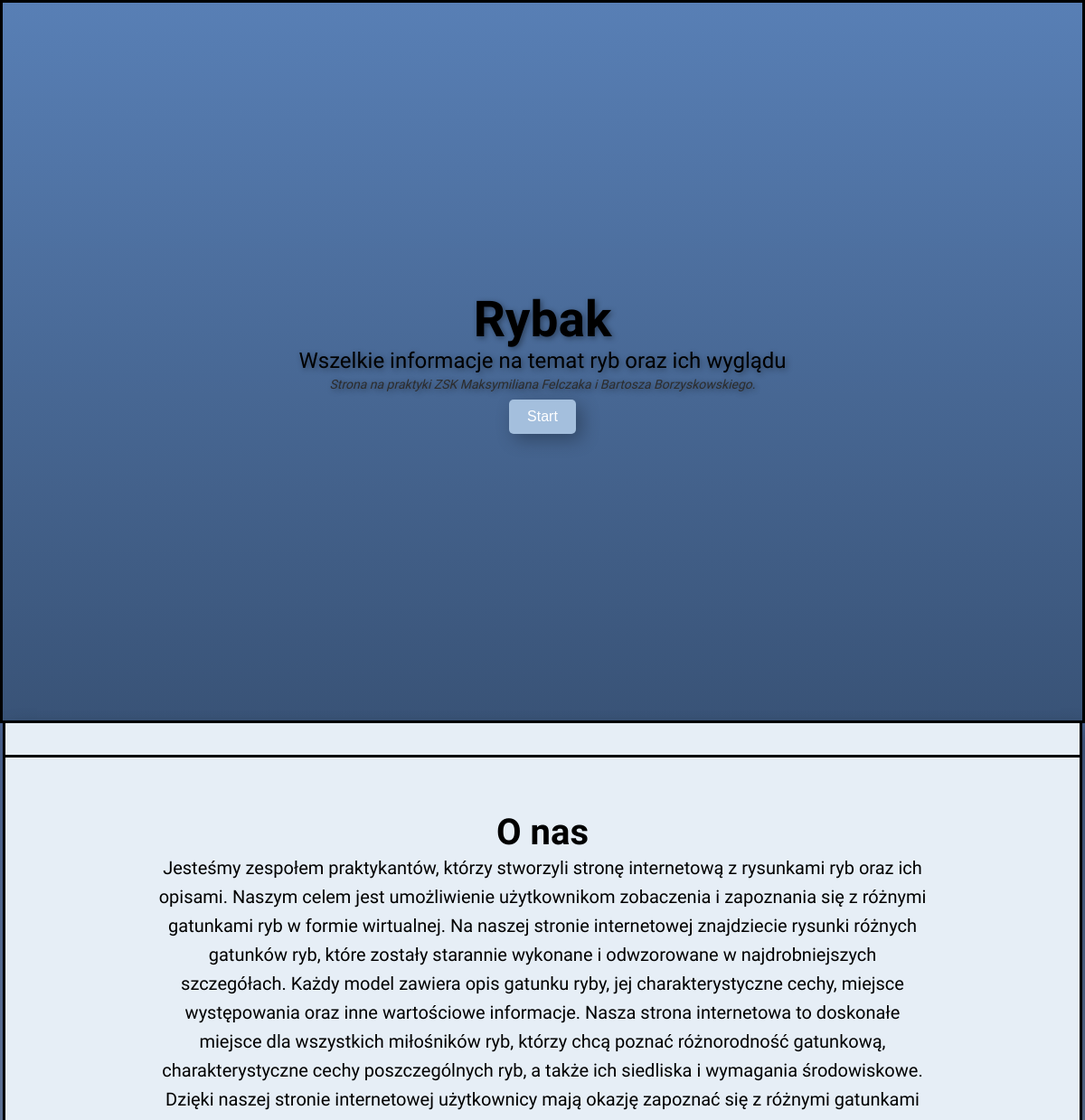
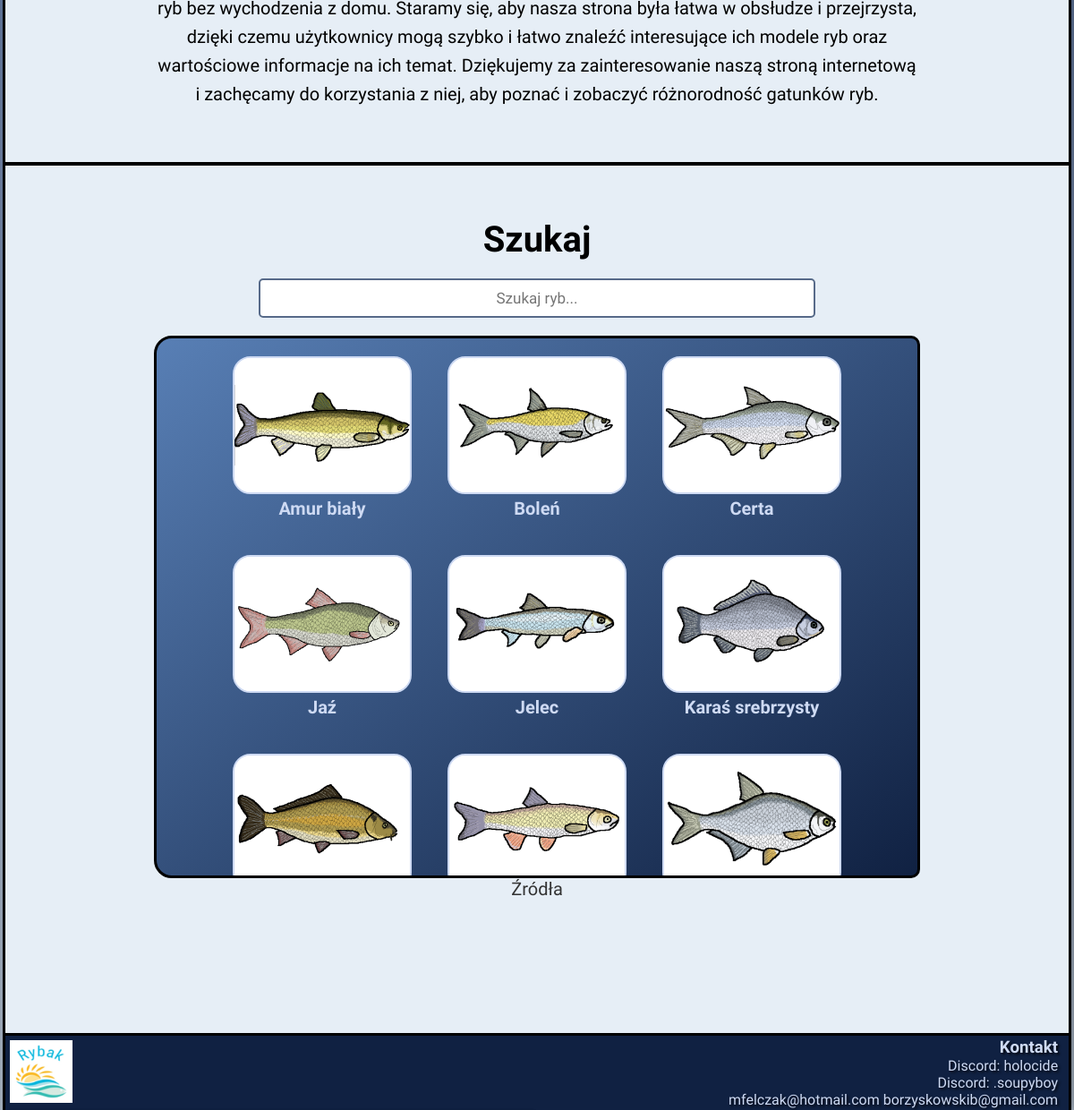
The page / on the database its author committed (2 pictures, top to bottom).
### tables this page shows
CREATE TABLE `fish` (
  `fishID` smallint(6) NOT NULL,
  `name` varchar(50) NOT NULL,
  `nameLatin` varchar(50) NOT NULL,
  `nameEng` varchar(50) NOT NULL,
  `img` varchar(50) NOT NULL,
  `maxLength` float NOT NULL,
  `maxWeight` float NOT NULL,
  `recordWeight` float DEFAULT NULL,
  `protect` smallint(6) DEFAULT NULL,
  `protectPoss` mediumint(9) DEFAULT NULL,
  `additionalPixels` smallint(6) NOT NULL DEFAULT 0,
  `width` smallint(6) NOT NULL,
  `margin` smallint(6) NOT NULL
);

### search-tool.php (the view, shortened to what this page needs)
<link href="../search-tool.css" rel="stylesheet" />
<div class="search-tool">
    <div class="fish-container">
        <h2>Szukaj</h2>
        <div class="search-container">
            <input type="text" id="search" placeholder="Szukaj ryb...">
        </div>
        <div class="fish-tool">
            <div class="fish-list">
                <?php
               $db = mysqli_connect("localhost","root","","rybak");
               $sql1 = "SELECT fish.*, fishdesc.*
               FROM fish
               INNER JOIN fishdesc ON fish.fishID = fishdesc.fishID
               ORDER BY fish.name ASC";
               $result = $db->query($sql1);
                    while ($row = $result->fetch_assoc()) {
                        $description = $row['desc'];
                        $image = $row['img'];
                        $fishName = $row['name'];
                        echo "<div class='fish-item' data-description='{$description}'>";
                        echo "<a href='ryba.php?id=".$row['fishID']."'>";
                        echo "<img src='{$image}'>";
                        echo "<div class='fish-name'>{$fishName}</div>";
                        echo "</a>";
                        echo "</div>";
                    }
                ?>
           </div>
          </div>
        <div>
            <a class="zrodla" href="../zrodla.html">Źródła</a>
          </div>
        </div>
      </div>

### index.php (shortened to what this page needs)
<!DOCTYPE html>
<html lang="pl">
  <head>
    <link href="style.css" rel="stylesheet" />
  </head>
  <body>
    <section class="welcome-screen">
      <div>
        <h1>Rybak</h1>
        <h2 style="margin: 0" class="description-welcome">
          Wszelkie informacje na temat ryb oraz ich wyglądu
        </h2>
        <p class="paragraph-welcome">
          Strona na praktyki ZSK Maksymiliana Felczaka i Bartosza
          Borzyskowskiego.
        </p>
        <p style="margin: 0">
          <button class="startButton" id="startButton" onclick="startButton()">
            Start
          </button>
        </p>
      </div>
    </section>
    <section class="content-background" style="max-width: 1400px;">
      <div class="about-us">
        <h2 style="margin: 0">O nas</h2>
        <p class="about-us-content">
          Jesteśmy zespołem praktykantów, którzy stworzyli stronę internetową z
          rysunkami ryb oraz ich opisami. Naszym celem jest umożliwienie
          użytkownikom zobaczenia i zapoznania się z różnymi gatunkami ryb w
          formie wirtualnej. Na naszej stronie internetowej znajdziecie rysunki
          różnych gatunków ryb, które zostały starannie wykonane i odwzorowane w
          najdrobniejszych szczegółach. Każdy model zawiera opis gatunku ryby,
          jej charakterystyczne cechy, miejsce występowania oraz inne
          wartościowe informacje. Nasza strona internetowa to doskonałe miejsce
          dla wszystkich miłośników ryb, którzy chcą poznać różnorodność
          gatunkową, charakterystyczne cechy poszczególnych ryb, a także ich
          siedliska i wymagania środowiskowe. Dzięki naszej stronie internetowej
          użytkownicy mają okazję zapoznać się z różnymi gatunkami ryb bez
          wychodzenia z domu. Staramy się, aby nasza strona była łatwa w
          obsłudze i przejrzysta, dzięki czemu użytkownicy mogą szybko i łatwo
          znaleźć interesujące ich modele ryb oraz wartościowe informacje na ich
          temat. Dziękujemy za zainteresowanie naszą stroną internetową i
          zachęcamy do korzystania z niej, aby poznać i zobaczyć różnorodność
          gatunków ryb.
        </p>
      </div>
      <hr />
      <?php
        include('search-tool.php');
        echo "</section>";?>
  </body>
</html>

### style.css (style rules this page uses)
* { margin: 0; }
body { font-family: "Oswald", sans-serif; background-image: linear-gradient(to bottom, #1d3b78, #aab6c4); margin: 0; padding: 0; text-align: center; width: 100%; box-sizing: border-box; }
.welcome-screen { background-image: linear-gradient(to bottom, #587fb5, #395377); background-position: bottom right; display: flex; justify-content: center; align-items: center; min-height: 100vh; box-sizing: border-box; word-wrap: break-word; overflow-x: hidden; border: 3px solid black; margin: 0; width: 100%; text-shadow: 2px 2px 6px rgb(0, 0, 0, 0.4); }
.content-background { background-color: #e6eef6; width: 70%; margin: 0 auto; box-shadow: 6px 6px 20px rgba(0, 0, 0, 0.3); border: 3px solid black; border-top: none; border-bottom: none; }
hr { display: block; unicode-bidi: isolate; margin: 0; overflow: hidden; border-style: solid; border-width: 2px; }
h1 { font-size: 55px; font-weight: 700; margin-bottom: 0px; padding: 0px 0px -10px 0px; font-style: bold; }
.paragraph-welcome { padding: 0px 0px 0px 0px; margin-top: 5px; font-size: 14px; font-weight: 300; font-style: italic; color: #2c2c2c; line-height: 1; }
.description-welcome { font-size: 24px; margin-top: 10px; font-weight: 400; }
h2 { font-size: 40px; font-weight: 700; }
#search { border: 2px solid #576a89; }
.startButton { background-color: #a4bfdd; color: #fff; border: none; box-shadow: 6px 6px 20px rgba(0, 0, 0, 0.3); padding: 10px 20px; font-size: 16px; border-radius: 5px; margin-top: 10px; }
.search-tool { padding: 5%; }
.about-us { padding: 5%; }
.about-us-content { font-size: 20px; font-weight: 400; line-height: 32px; padding: 0% 10%; }
footer { background-color: #102142; border-top: 3px solid black; }
.container { position: relative; text-align: right; padding: 2px 1%; color: #cedaf3; text-shadow: 2px 2px 3px rgb(0, 0, 0, 0.8); }
.footer-image { position: absolute; top: 5px; left: 5px; bottom: 5px; right: 5px; height: 70px; width: 70px; }
a { color: #cedaf3; text-decoration: none; }
.announcement { position: relative; height: 35px; overflow: hidden; border-bottom: 3px solid black; }
@media screen and (max-width: 1400px) { .content-background { width: 99%; } }
@media screen and (max-width: 1400px) { .welcome-screen { width: 100%; padding: 4rem 5%; } }
@media screen and (max-width: 1400px) { .about-us { padding: 5%; } }
@media screen and (max-width: 1400px) { .search-tool { padding: 5%; } }
@media screen and (max-width: 1400px) { .fish-item { margin: 10px; } }

### search-tool.css (style rules this page uses)
.search-container { display: flex; justify-content: center; margin-top: 20px; }
.search-container input[type="text"] { padding: 10px; font-family: "Oswald", sans-serif; font-weight: 300; border: none; font-size: 17px; width: 70%; border-radius: 5px; text-align: center; }
.fish-container { width: 80%; margin: 0 auto; height: 850px; }
.search-container { text-align: center; margin-bottom: 20px; }
.fish-item { width: 200px; margin: 20px; text-align: center; border-radius: 5px 0 0 5px; }
.fish-item img { box-sizing: border-box; width: 100%; border-radius: 20px; border: 2px solid #cedaf3; background-color: white; }
.fish-name { font-size: 20px; font-weight: bold; color: #cedaf3; }
.fish-list { display: flex; flex-wrap: wrap; justify-content: center; border-radius: 20px; max-height: 600px; overflow-y: auto; }
.fish-tool { justify-content: center; padding: 0; background-image: linear-gradient(to left top, #102142, #587fb5); border: 3px solid black; border-radius: 20px 10px 10px 20px; height: 600px; }
.zrodla { color: #333; margin-top: 10px; font-size: 20px; }

### rows shown on the page
fish: img (picture), name "Amur biały"
fish: img (picture), name "Boleń"
fish: img (picture), name "Certa"
fish: img (picture), name "Jaź"
fish: img (picture), name "Jelec"
fish: img (picture), name "Karaś srebrzysty"
fish: img (picture)
fish: img (picture)
fish: img (picture)
